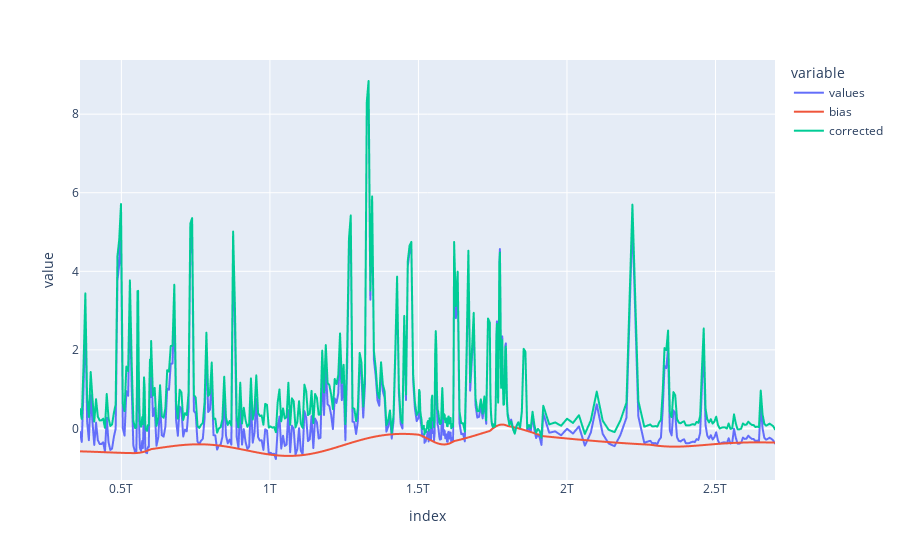

Source (notebook cell):
### Markdown cell above
Filtrage des hautes fréquences et soustraction du biais :

### Code cell
if (tools.NOISE_FREQ is None):
    newdf['corrected'] = newdf['values'] - newdf['bias']
else :
    newdf['corrected'] = tools.butter_lowpass_filter(newdf['values'], tools.NOISE_FREQ, 1/tools.PERIOD[1]) # on perd la hauteur relative entre les pics parfois
    newdf['corrected'] = newdf['corrected'] - newdf['bias']
newdf.plot()

### Figure 1 — Plotly figure (JSON) as saved in the notebook; plotly's stock layout.template omitted (floating-point values rounded to 4 significant figures; data arrays with more than 128 entries replaced by an {"elided": "..."} marker saying what was removed)
{"data": [{"hovertemplate": "variable=values<br>index=%{x}<br>value=%{y}<extra></extra>", "legendgroup": "values", "line": {"color": "#636efa", "dash": "solid"}, "mode": "lines", "name": "values", "showlegend": true, "type": "scattergl", "x": {"elided": "429 int values"}, "xaxis": "x", "y": {"elided": "429 float values"}, "yaxis": "y"}, {"hovertemplate": "variable=bias<br>index=%{x}<br>value=%{y}<extra></extra>", "legendgroup": "bias", "line": {"color": "#EF553B", "dash": "solid"}, "mode": "lines", "name": "bias", "showlegend": true, "type": "scattergl", "x": {"elided": "429 int values"}, "xaxis": "x", "y": {"elided": "429 float values"}, "yaxis": "y"}, {"hovertemplate": "variable=corrected<br>index=%{x}<br>value=%{y}<extra></extra>", "legendgroup": "corrected", "line": {"color": "#00cc96", "dash": "solid"}, "mode": "lines", "name": "corrected", "showlegend": true, "type": "scattergl", "x": {"elided": "429 int values"}, "xaxis": "x", "y": {"elided": "429 float values"}, "yaxis": "y"}], "layout": {"legend": {"title": {"text": "variable"}, "tracegroupgap": 0}, "margin": {"t": 60}, "xaxis": {"anchor": "y", "domain": [0, 1], "title": {"text": "index"}}, "yaxis": {"anchor": "x", "domain": [0, 1], "title": {"text": "value"}}}}
